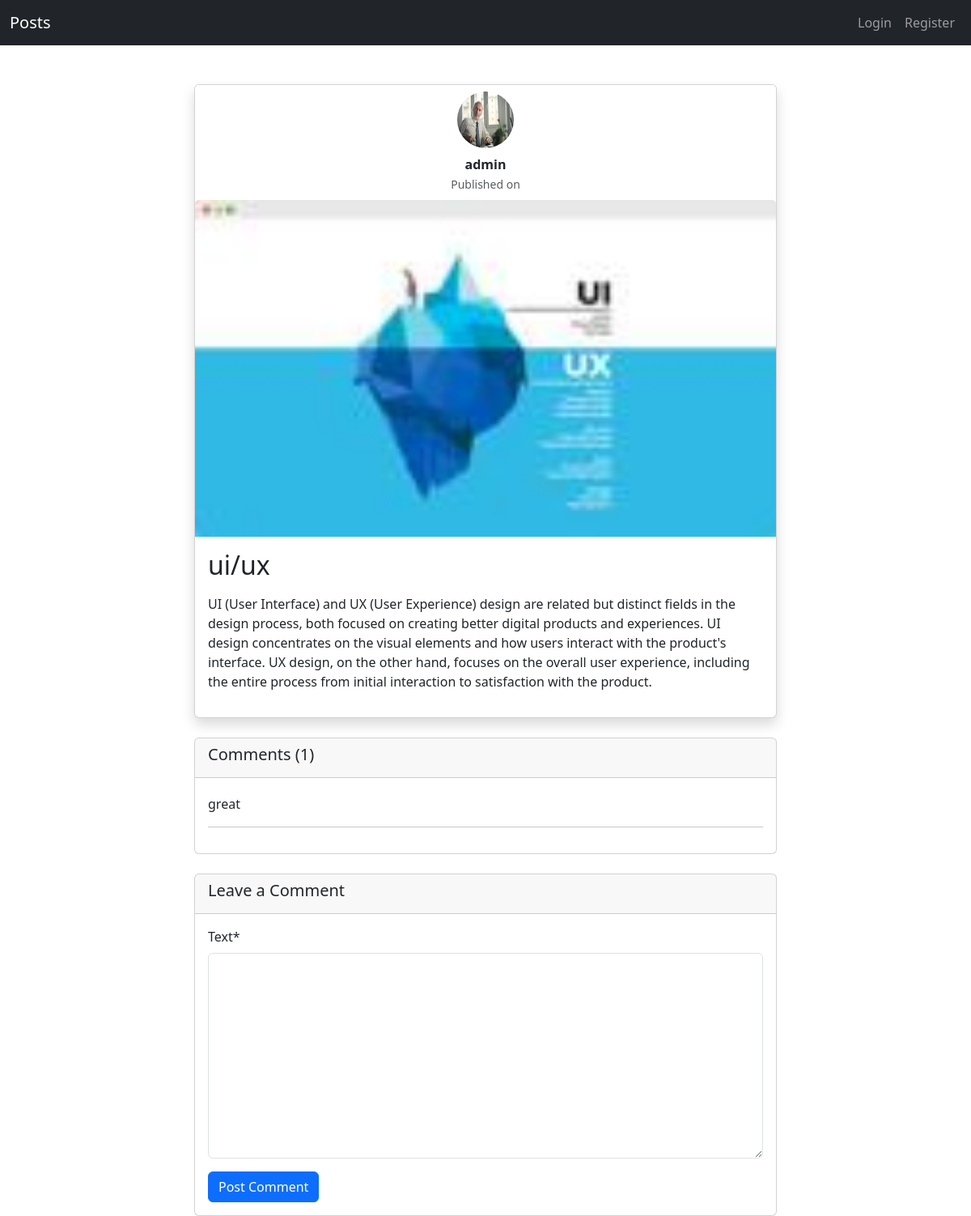
Screenshot of /posts/uiux-admin/ with the database file from the repository.
### posts/models.py (models this page shows, shortened)
class Post(models.Model):
    author = models.ForeignKey(User, on_delete=models.CASCADE)
    title = models.CharField(max_length=200)
    slug = models.SlugField(unique=True, blank=True)
    content = models.TextField()
    image = models.ImageField(upload_to='post_images/', blank=True, null=True)
    allow_comments = models.BooleanField(default=True)
    created = models.DateTimeField(auto_now_add=True)
    updated = models.DateTimeField(auto_now=True)
    tags = TaggableManager()
    likes = models.ManyToManyField(User, related_name='liked_posts', blank=True)
    dislikes = models.ManyToManyField(User, related_name='disliked_posts', blank=True)

class Comment(models.Model):
    post = models.ForeignKey(Post, on_delete=models.CASCADE, related_name='comments')
    user = models.ForeignKey(User, on_delete=models.CASCADE)
    text = models.TextField()
    created = models.DateTimeField(auto_now_add=True)

### account/models.py (models this page shows, shortened)
class Profile(models.Model):
    user = models.OneToOneField(User, on_delete=models.CASCADE)
    bio = models.TextField(blank=True)
    location = models.CharField(max_length=100, blank=True)
    birth_date = models.DateField(null=True, blank=True)
    image = models.ImageField(upload_to='profile_pics/', default='default.jpg')

### posts/views.py (the view, shortened to what this page needs)
# urls.py: path('<slug:slug>/', views.post_detail, name='post_detail'),
def post_detail(request, slug):
    post = get_object_or_404(Post, slug=slug)
    comments = post.comments.order_by('-created')
    form = CommentForm()
    return render(request, 'post/post_detail.html', {
        'post': post,
        'comments': comments,
        'form': form
    })

### posts/forms.py
class CommentForm(forms.ModelForm):
    class Meta:
        model = Comment
        fields = ['text']

### posts/templates/post/post_detail.html (shortened to what this page needs)
{% extends 'base.html' %}
{% load crispy_forms_tags %}
{% block content %}
<div class="container mt-5">
  <div class="row">
    <div class="col-md-8 offset-md-2">
      <div class="card shadow mb-4">
        <div class="card-header text-center bg-white border-0">
          <img src="{{ post.author.profile.image.url }}" class="rounded-circle" width="70" height="70"
            alt="{{ post.author.username }}">
          <p class="mt-2 mb-0"><strong>{{ post.author.username }}</strong></p>
          <small class="text-muted">Published on {{ post.created_at|date:"F j, Y" }}</small>
        </div>
        {% if post.image %}
        <img src="{{ post.image.url }}" class="card-img-top" alt="{{ post.title }}">
        {% endif %}
        <div class="card-body">
          <h2 class="card-title">{{ post.title }}</h2>
          <p class="card-text">{{ post.content|linebreaks }}</p>
        </div>
      </div>
      <div class="card mb-4">
        <div class="card-header">
          <h5>Comments ({{ comments.count }})</h5>
        </div>
        <div class="card-body">
          {% for comment in comments %}
          <div class="mb-3">
            <p class="mb-0">{{ comment.text|linebreaks }}</p>
          </div>
          <hr>
          {% empty %}
          <p>No comments yet. Be the first to share your thoughts!</p>
          {% endfor %}
        </div>
      </div>
      <div class="card">
        <div class="card-header">
          <h5>Leave a Comment</h5>
        </div>
        <div class="card-body">
          <form method="post">
            {{ form|crispy }}
            <button type="submit" class="btn btn-primary">Post Comment</button>
          </form>
        </div>
      </div>
    </div>
  </div>
</div>
{% endblock %}

### account/templates/base.html (shortened to what this page needs)
<!DOCTYPE html>
<html lang="en">
<head>
    <link href="https://cdn.jsdelivr.net/npm/bootstrap@5.3.0/dist/css/bootstrap.min.css" rel="stylesheet">
</head>
<body>
    <nav class="navbar navbar-expand-lg navbar-dark bg-dark">
        <div class="container-fluid">
            <a class="navbar-brand" href="{% url 'post_list' %}">Posts</a>
            <div class="collapse navbar-collapse" id="navbarNav">
                <ul class="navbar-nav">
                    {% if user.is_authenticated %}
                    <li class="nav-item">
                        <span class="navbar-text me-2">Hi, {{ user.username }}</span>
                    </li>
                    <li class="nav-item">
                        <a class="nav-link" href="{% url 'logout' %}">Logout</a>
                    </li>
                    {% else %}
                    <li class="nav-item">
                        <a class="nav-link" href="{% url 'login' %}">Login</a>
                    </li>
                    <li class="nav-item">
                        <a class="nav-link" href="{% url 'register' %}">Register</a>
                    </li>
                    {% endif %}
                </ul>
            </div>
        </div>
    </nav>
    <div class="container">
        {% block content %}{% endblock %}
    </div>
</body>
</html>

### rows the page displays
Post: author.profile.image (picture), author.username "admin", image (picture), title "ui/ux", content "UI (User Interface) and UX (User Experience) design are related but distinct fields in the design process, both focused on creating better digital products and experiences. UI design concentrates on the visual elements and how users interact with the product's interface. UX design, on the other hand, focuses on the overall user experience, including the entire process from initial interaction to satisfaction with the product."
Comment: text "great"

### other values shown
{{ comments.count }} "1"
